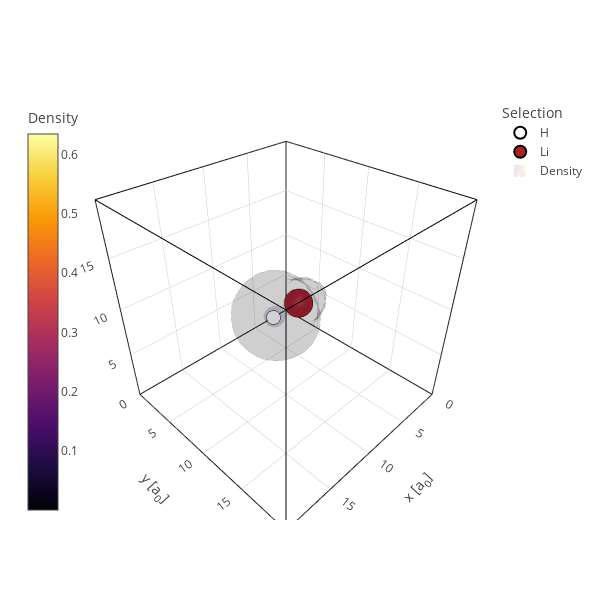

The notebook cell this image was saved under:
### Code cell
# Compare to the density volume plot
view_atoms(scf, plot_n=True, percent=95)

### Figure 1 — Plotly figure (JSON) as saved in the notebook; plotly's stock layout.template omitted (floating-point values rounded to 4 significant figures; data arrays with more than 128 entries replaced by an {"elided": "..."} marker saying what was removed)
{"data": [{"marker": {"color": "black", "size": 0.1}, "name": "Unit cell", "showlegend": false, "type": "scatter3d", "x": [0.0, 0.0], "y": [0.0, 0.0], "z": [0.0, 20.0]}, {"marker": {"color": "black", "size": 0.1}, "name": "Unit cell", "showlegend": false, "type": "scatter3d", "x": [0.0, 0.0], "y": [0.0, 20.0], "z": [0.0, 0.0]}, {"marker": {"color": "black", "size": 0.1}, "name": "Unit cell", "showlegend": false, "type": "scatter3d", "x": [0.0, 20.0], "y": [0.0, 0.0], "z": [0.0, 0.0]}, {"marker": {"color": "black", "size": 0.1}, "name": "Unit cell", "showlegend": false, "type": "scatter3d", "x": [0.0, 0.0], "y": [0.0, 20.0], "z": [20.0, 20.0]}, {"marker": {"color": "black", "size": 0.1}, "name": "Unit cell", "showlegend": false, "type": "scatter3d", "x": [0.0, 20.0], "y": [0.0, 0.0], "z": [20.0, 20.0]}, {"marker": {"color": "black", "size": 0.1}, "name": "Unit cell", "showlegend": false, "type": "scatter3d", "x": [0.0, 0.0], "y": [20.0, 20.0], "z": [0.0, 20.0]}, {"marker": {"color": "black", "size": 0.1}, "name": "Unit cell", "showlegend": false, "type": "scatter3d", "x": [0.0, 20.0], "y": [20.0, 20.0], "z": [0.0, 0.0]}, {"marker": {"color": "black", "size": 0.1}, "name": "Unit cell", "showlegend": false, "type": "scatter3d", "x": [0.0, 20.0], "y": [20.0, 20.0], "z": [20.0, 20.0]}, {"marker": {"color": "black", "size": 0.1}, "name": "Unit cell", "showlegend": false, "type": "scatter3d", "x": [20.0, 20.0], "y": [0.0, 0.0], "z": [0.0, 20.0]}, {"marker": {"color": "black", "size": 0.1}, "name": "Unit cell", "showlegend": false, "type": "scatter3d", "x": [20.0, 20.0], "y": [0.0, 20.0], "z": [0.0, 0.0]}, {"marker": {"color": "black", "size": 0.1}, "name": "Unit cell", "showlegend": false, "type": "scatter3d", "x": [20.0, 20.0], "y": [0.0, 20.0], "z": [20.0, 20.0]}, {"marker": {"color": "black", "size": 0.1}, "name": "Unit cell", "showlegend": false, "type": "scatter3d", "x": [20.0, 20.0], "y": [20.0, 20.0], "z": [0.0, 20.0]}, {"marker": {"color": "#ffffff", "line": {"color": "black", "width": 2}, "size": 4.809}, "mode": "markers", "name": "H", "type": "scatter3d", "x": [11.51], "y": [10.0], "z": [10.0]}, {"marker": {"color": "#b12121", "line": {"color": "black", "width": 2}, "size": 9.772}, "mode": "markers", "name": "Li", "type": "scatter3d", "x": [8.493], "y": [10.0], "z": [10.0]}, {"colorbar": {"title": {"text": "Density"}, "x": -0.15}, "colorscale": [[0, "#000004"], [0.1111, "#1b0c41"], [0.2222, "#4a0c6b"], [0.3333, "#781c6d"], [0.4444, "#a52c60"], [0.5556, "#cf4446"], [0.6667, "#ed6925"], [0.7778, "#fb9b06"], [0.8889, "#f7d13d"], [1, "#fcffa4"]], "isomax": 0.6343, "isomin": 0.00101, "name": "Density", "opacity": 0.1, "showlegend": true, "surface": {"count": 10}, "type": "volume", "value": {"elided": "74088 float values"}, "x": {"elided": "74088 float values"}, "y": {"elided": "74088 float values"}, "z": {"elided": "74088 float values"}}], "layout": {"height": 600, "hoverlabel": {"bgcolor": "black"}, "legend": {"itemsizing": "constant", "title": {"text": "Selection"}}, "scene": {"aspectmode": "data", "xaxis": {"range": [0, 20], "title": {"text": "x [a<sub>0</sub>]"}}, "yaxis": {"range": [0, 20], "title": {"text": "y [a<sub>0</sub>]"}}, "zaxis": {"range": [0, 20], "title": {"text": "z [a<sub>0</sub>]"}}}, "width": 600}}
